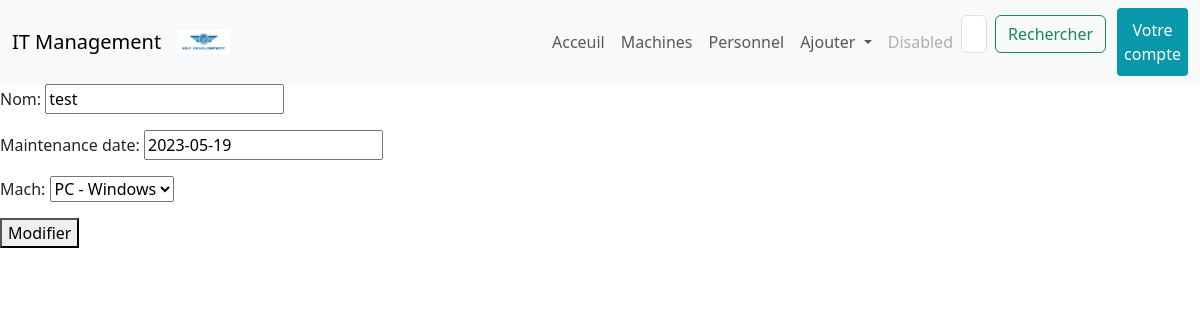
Page /modifier_machine/1 on the earlier database version.
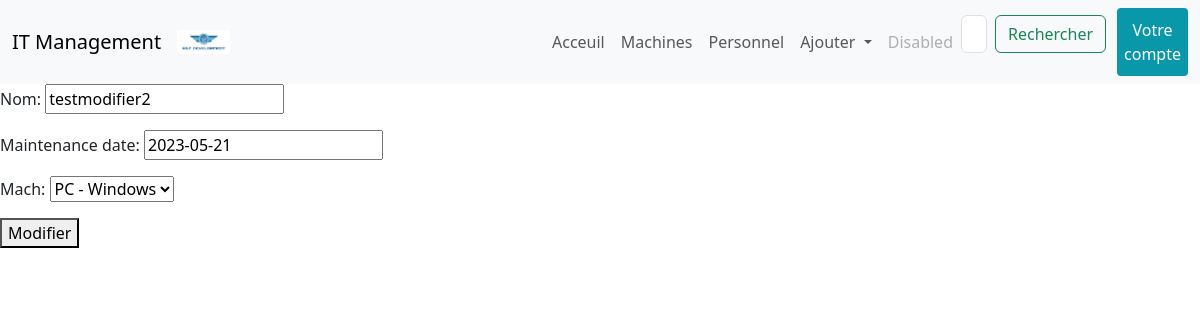
Same page on the later database version.
### projetApp/models.py (models this page shows, shortened)
class Machine(models.Model):
	TYPE = {
		('PC', ('PC - Windows')),
		('Mac', ('Mac - MacOS')),
		('Serveur', ('Serveur')),
		('Switch', ('Switch')),
	}
	id = models.AutoField(
			primary_key =  True,
			editable = False)
	nom = models.CharField(
		max_length = 15)
	maintenance_date = models.DateField(default = datetime.now())
	mach = models.CharField(max_length = 32, choices = TYPE, default = 'PC')

### projetApp/views.py (the view)
# urls.py: path('modifier_machine/<pk>', views.modifier_machine_view, name='modifier_machine'),
def modifier_machine_view(request, pk):
    instance = get_object_or_404(Machine, pk=pk)
    if request.method == 'POST':
        form = MachineForm(request.POST, instance=instance)
        if form.is_valid():
            form.save()
            return redirect('machine')
    else:
        form = MachineForm(instance=instance)
    return render(request, 'templates/html/modifier_machine.html', {'form': form})

### projetApp/forms.py
class MachineForm(forms.ModelForm):
    class Meta:
        model = Machine
        fields = ['nom', 'maintenance_date', 'mach']

### projetApp/templates/html/modifier_machine.html (shortened to what this page needs)
{%extends "index.html" %}
{%block content %}
<form method="POST">
    {{ form.as_p }}
    <button type="submit">Modifier</button>
</form>
{% endblock %}

Differences in the rows shown:
changed Machine "PC - Windows": nom "test" → "testmodifier2"; maintenance_date "2023-05-19" → "2023-05-21"
